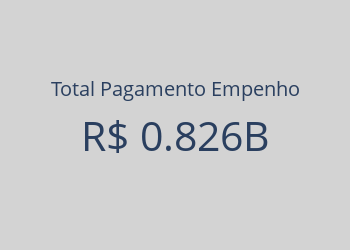

Notebook cell for this chart:
### Code cell
# Gráfico tipo KPI
total_pagamento_saude = movimentacao_por_tipo[movimentacao_por_tipo["desc_func"]=="Saude"]["valo_movi"].values[0]
total_pagamento_educacao = movimentacao_por_tipo[movimentacao_por_tipo["desc_func"]=="Educacao"]["valo_movi"].values[0]

total_pagamento_saude_kpi = go.Figure(go.Indicator(
    mode = "number",
    value = total_pagamento_saude,
    number = {'prefix': "R$ "},
    title="Total Pagamento Empenho",
    ))

total_pagamento_saude_kpi.update_layout(paper_bgcolor="lightgray",
                  width=350,
                  height=250)
total_pagamento_saude_kpi.show()

### Figure 1 — Plotly figure (JSON) as saved in the notebook; plotly's stock layout.template omitted (floating-point values rounded to 4 significant figures)
{"data": [{"mode": "number", "number": {"prefix": "R$ "}, "title": {"text": "Total Pagamento Empenho"}, "type": "indicator", "value": 825700000.0}], "layout": {"height": 250, "paper_bgcolor": "lightgray", "width": 350}}
